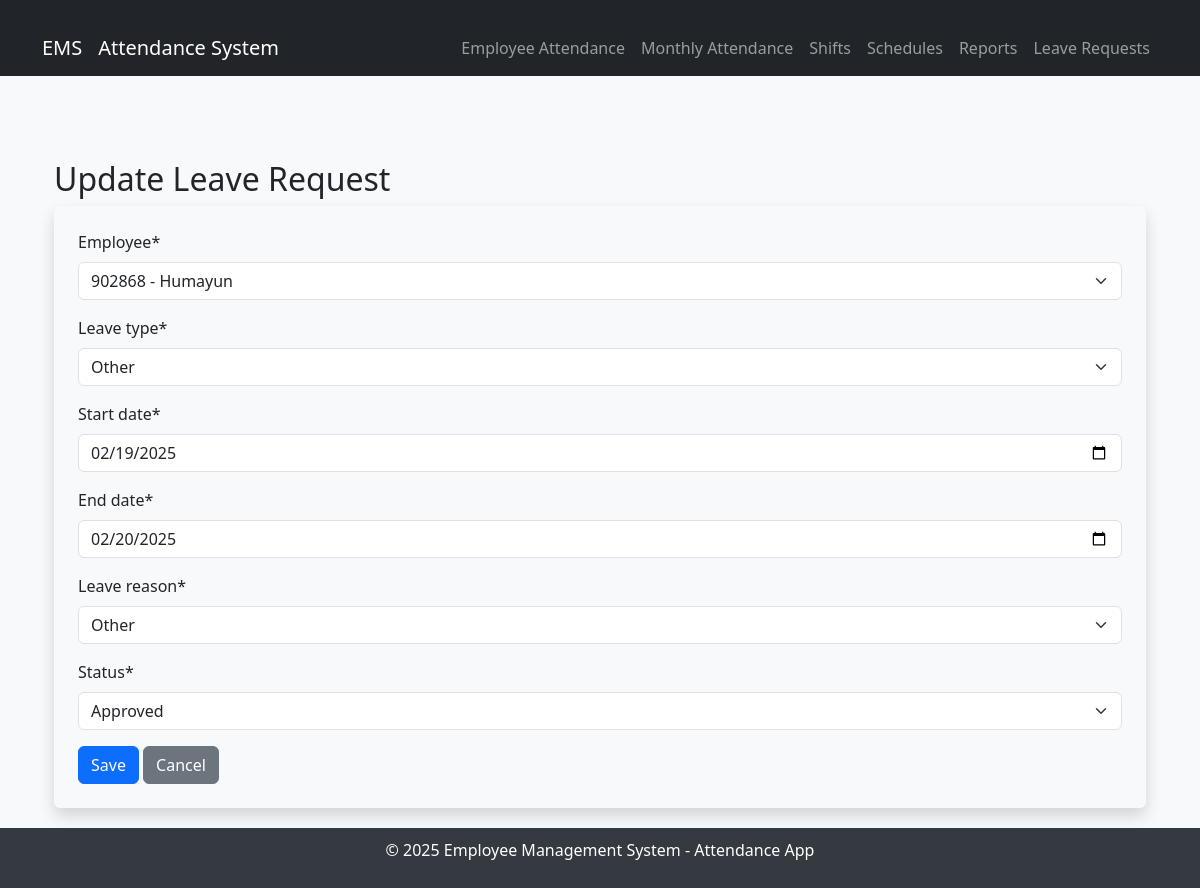
Before: /attendance/leaves/edit/1/ with the older database file.
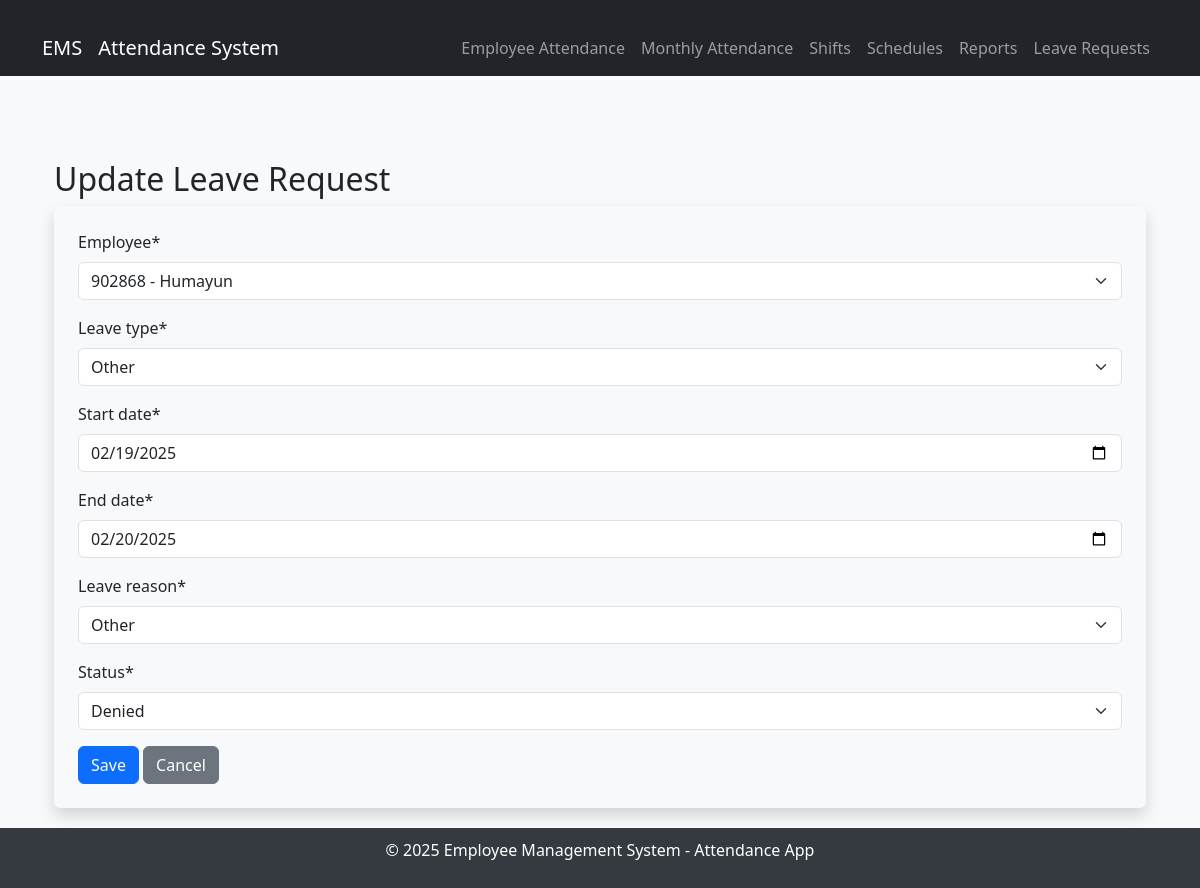
After: the same page with the newer database file.
### attendance/models.py (models this page shows, shortened)
class LeaveRequest(models.Model):
   LEAVE_TYPES =[
        ("Sick", "Sick Leave"),
        ("Vacation", "Vacation Leave"),
        ("Emergency", "Emergency Leave"),
        ("Maternity", "Maternity Leave"),
        ("Paternity", "Paternity Leave"),
        ("Family", "Family Leave"),
        ("Other", "Other"),
   ]
   LEAVE_REASON = [
        ("Sick Leave", "Physical Problem"),
        ("Vacation Leave", "Family Holiday"),
        ("Emergency Leave", "Medical Emergency"),
        ("Maternity Leave", "Maternity Leave"),
        ("Paternity Leave", "Paternity Leave"),
        ("Family Leave", "Family Leave"),
        ("Other", "Other"),
    ]
   STATUS = [
        ("Pending", "Pending"),
        ("Approved", "Approved"),
        ("Denied", "Denied"),
        ("Cancelled", "Cancelled"),
        ("Completed", "Completed"),
   ]
   employee = models.ForeignKey(Employee, on_delete=models.CASCADE)
   leave_type = models.CharField(max_length=10, choices=LEAVE_TYPES)
   start_date = models.DateField()
   end_date = models.DateField()
   leave_reason = models.CharField(max_length=100, choices=LEAVE_REASON)
   status = models.CharField(max_length=10, choices=STATUS)
   created_at = models.DateTimeField(auto_now_add=True)

### attendance/views.py (the view)
# urls.py: path('leaves/edit/<int:pk>/', LeaveRequestUpdateView.as_view(), name='leave_edit'),
class LeaveRequestUpdateView(UpdateView):
    model = LeaveRequest
    form_class = LeaveRequestForm
    template_name = 'attendance/leave_report/leave_form.html'
    success_url = reverse_lazy('leave_list')

### attendance/forms.py
class LeaveRequestForm(forms.ModelForm):
    class Meta:
        model = LeaveRequest
        fields = '__all__'
        widgets = {
            'start_date': forms.DateInput(attrs={
                'type': 'date',
                'class': 'form-control',
                'placeholder': 'YYYY-MM-DD'  # Placeholder added
            }),
            'end_date': forms.DateInput(attrs={
                'type': 'date',
                'class': 'form-control',
                'placeholder': 'YYYY-MM-DD'  # Placeholder added
            }),
        }
    def __init__(self, *args, **kwargs):
        super().__init__(*args, **kwargs)
        self.helper = FormHelper()
        self.helper.form_method = 'post'
        self.helper.add_input(Submit('submit', 'Submit Leave Request'))

### employees/models.py (called while the page is built)
    def __str__(self):
        return f"{self.employee_id} - {self.name}"

### attendance/templates/attendance/leave_report/leave_form.html (shortened to what this page needs)
{% extends "attendance/base.html" %}
{% load crispy_forms_tags %}
{% block content %}
<div class="container mt-4">
    <h2>{% if form.instance.pk %} Update Leave Request {% else %} Update Leave Request {% endif %}</h2>
    <form method="post" class="p-4 shadow bg-light rounded">
        {{ form|crispy }}
        <button type="submit" class="btn btn-primary">Save</button>
        <a href="{% url 'leave_list' %}" class="btn btn-secondary">Cancel</a>
    </form>
</div>
{% endblock %}

Changed rows visible on the page:
changed LeaveRequest "Other": status "Approved" → "Denied"
